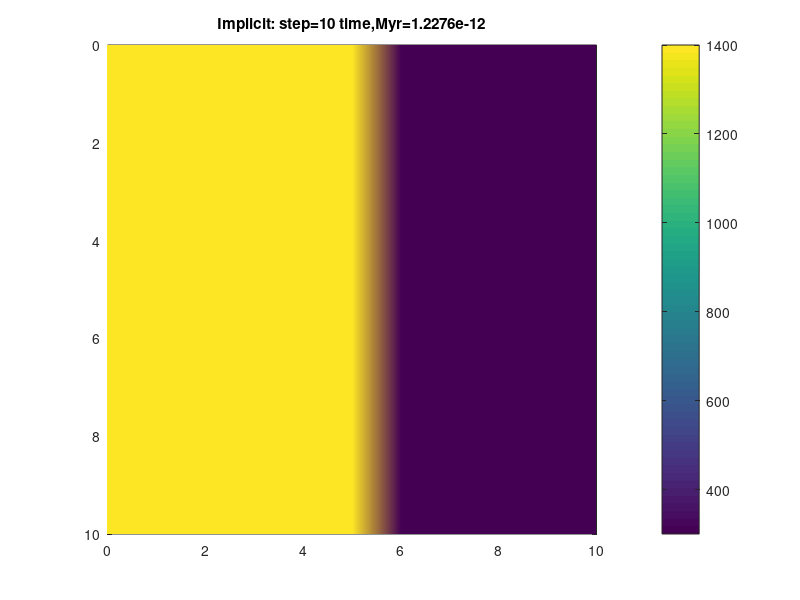

The MATLAB source for this figure:
% Solution of 2D temperature equation on a regular grid 
% for a non-moving medium with constant conductivity;
% comparison of implicit and explicit method


% Clean all variables
clear all;
% Clear all figures
clf;

% Numerical model parameters
% Boundary conditions = constant temperature
% setup correspond to a squre temperature wave
% Model size, m
dxsystem=10; % Horizontal
dysystem=10; % Vertical
yclastonetop=5;

% Numbers of nodes
dxsystemnode=11; % Horizontal
dysystemnode=11; % Vertical
yclastonetopnode=6;
% Grid step
xstp=dxsystem/(dxsystemnode-1); % Horizontal
ystp=dysystem/(dysystemnode-1); % Vertical
tnum=10; % number of timesteps

% Material properties
kclast=1.5; % Thermal conductivity, W/m/K
cpclast=1490; % Heat capacity, J/kg/K
rhoclast=1300; % Density, kg/m^3
kappaclast=kclast/rhoclast/cpclast; % Thermal diffusivity, m^2/s

kair=0.0264;
cpair=1006.;
rhoair=1.204; 
kappaair=kair/rhoair/cpair; 

% Making vectors for nodal points positions (basic nodes)
x=0:xstp:dxsystem; % Horizontal
y=0:ystp:dysystem; % Vertical

% Timestep
dtexp=min(xstp,ystp)^2/3/kappaclast; % Limitation for explicit timestep 
dt=dtexp/100000; % Timestep, s


% Define initial temperature profile
Tair=300; % background temperature, K
Tclast=1400; % temperature wave, K
% Creatiing arrays
%t0exp=tback*ones(ynum,xnum); % for explicit solving 
 % for implicit solving
t0imp=Tair*ones(dysystemnode,dxsystemnode); % for implicit solving
for i=1:1:dxsystemnode
    for j=1:1:dysystemnode
        % Temperature wave
        if(i>1 && i<dxsystemnode && j>1 && j<=yclastonetopnode) 
           % t0exp(i,j)=twave; % for explicit solving
            t0imp(i,j)=Tclast; % for implicit solving
        end
    end
end


% Time cycle
timesum=0; % Elapsed time
for t=1:1:tnum

    % Matrix of coefficients initialization for implicit solving
    L=sparse(dxsystemnode*dysystemnode,dxsystemnode*dysystemnode);
    % Vector of right part initialization for implicit solving
    R=zeros(dxsystemnode*dysystemnode,1);
    
    % Implicit solving of 2D temperature equation:
    % dT/dt=kappa*(d2T/dx2+d2T/dy2)
    % Composing matrix of coefficients L()
    % and vector (column) of right parts R()
    % Process all grid points
    for i=1:1:dxsystemnode
        for j=1:1:dysystemnode
            % Global index
            k=(j-1)*dxsystemnode+i;
            % Boundary nodes
           
   % Bottom Boundary
                if(j==1)
                    % Constant temperature: T(i,j)=tback
                    L(k,k)=1;
                    R(k,1)=Tclast; 
                   
                end
                % Top boundary
                if(j==dysystemnode)
                    % Constant temperature: T(i,j)=tback
                    L(k,k)=1;
                    R(k,1)=Tair;   
                    
                end
                % Left boundary lower
                if(i==1 && j>1 && j<=yclastonetopnode)
                    % Constant temperature: T(i,j)=tback
                    L(k,k)=1;
                    R(k,1)=Tclast;     
                    
                end
                % Left boundary higher
                if(i==1 && j>yclastonetopnode && j<dysystemnode)
                    L(k,k)=1;
                    R(k,1)=Tair;
                    
                end
                % Right boundary lower
                if(i==dxsystemnode && j>1 && j<=yclastonetopnode)
                   % Constant temperature: T(i,j)=Tclast
                    L(k,k)=1;
                    R(k,1)=Tclast;      
                    
                end
                % Right boundary higher
                if(i==dxsystemnode && j>yclastonetopnode && j<dysystemnode)
                    L(k,k)=1;
                    R(k,1)=Tair;
                    
                end 
               % Clast top boundary
                 if(i>1 && i<dxsystemnode && j==yclastonetopnode)
                    L(k,k-dxsystemnode)=kclast/((ystp^2)*rhoclast*cpclast); % coefficient for T(i,j-1) OR (k,k-N) where N=dxsystemnode
                    L(k,k+dxsystemnode)=kclast/((ystp^2)*rhoclast*cpclast); % coefficient for T(i,j+1) OR (k,k+N) where N=dxsystemnode
               %     L(k,k-1)=kclast/((xstp^2)*rhoclast*cpclast);
               %     L(k,k+1)=kclast/((xstp^2)*rhoclast*cpclast);
                    L(k,k)=((-kclast-kclast)/((ystp^2)*rhoclast*cpclast))+(1/dt); % coefficient for T(i,j)
                    R(k,1)=t0imp(i,j)/dt;
                    
                    
                 end
                 
        
            % Internal nodes clast
          
        
          
         if(i>1 && i<dxsystemnode && j>1 && j<yclastonetopnode)
                L(k,k-dxsystemnode)=-kappaclast/ystp^2; % coefficient for T(i,j-1)
                L(k,k+dxsystemnode)=-kappaclast/ystp^2; % coefficient for T(i,j+1)
                L(k,k-1)=-kappaclast/xstp^2; % coefficient for T(i-1,j)
                L(k,k+1)=-kappaclast/xstp^2; % coefficient for T(i+1,j)
                L(k,k)=1/dt+2*kappaclast/ystp^2+2*kappaclast/xstp^2; % coefficient for T(i,j)
                R(k,1)=t0imp(i,j)/dt;
            %   disp('calculating clast nodes')
         end
            % Internal nodes air
         if(i>1 && i<dxsystemnode && j>yclastonetopnode && j<dysystemnode)
                L(k,k-dxsystemnode)=-kappaclast/ystp^2; % coefficient for T(i,j-1)
                L(k,k+dxsystemnode)=-kappaclast/ystp^2; % coefficient for T(i,j+1)
                L(k,k-1)=-kappaclast/xstp^2; % coefficient for T(i-1,j)
                L(k,k+1)=-kappaclast/xstp^2; % coefficient for T(i+1,j)
                L(k,k)=1/dt+2*kappaclast/ystp^2+2*kappaclast/xstp^2; % coefficient for T(i,j)
                R(k,1)=t0imp(i,j)/dt;
            %    disp('calc air nodes')
         end
        end
    end
    % Obtaining solution
    S=L\R;
    % Reloading solution to the new temperature array
    for i=1:1:dxsystemnode
        for j=1:1:dysystemnode
            % Global index
            k=(j-1)*dxsystemnode+i;
            % Reload solution
            t1imp(i,j)=S(k);
        end
    end
    


%  spy(L)

display(t0imp(50))
display(t0imp(61))
display(t0imp(72))


      
    % Open figure
    figure(1);
    % Plotting implicit solution
    subplot(1,1,1);
    pcolor(x,y,t1imp);
    shading interp;
    colorbar;
    axis ij image;
  %     caxis([tback-100 twave+100]);
    title(['Implicit: step=',num2str(t),' time,Myr=',num2str(timesum/(1e+6*365.25*24*3600))]);
   
    % Stop for .1 second
    pause(.1);
    
    % Add time counter
    timesum=timesum+dt;
    % Reassign temperature profiles for the next step
   % t0exp=t1exp;
    t0imp=t1imp;
    end
        
